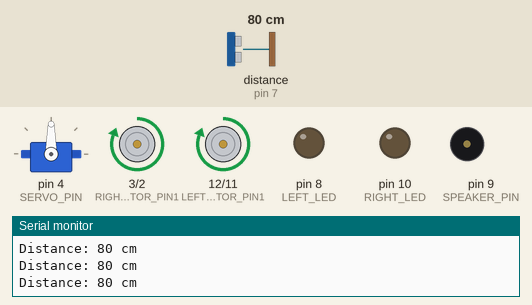
This sketch was run on a simulated Arduino Uno, built with avr-gcc and run on an emulated ATmega328P. Shown: servo, motor-driver pin pairs drawn as motors (green arrow = first pin HIGH = forward, orange = second pin HIGH = backward, longer = more drive), output pins drawn as LEDs (lit = HIGH), buzzer (waves = sounding), the last lines printed to the serial monitor. Wiring (inferred from the names in the program): ultrasonic range finder: trigger pin 6; echo pin 7. The inputs (shaded band) are chosen by the test bench; at power-on: distance to the obstacle (sensor on pin 7) 80 cm. The echo pulse lasts 58.3 µs per cm; pins used as bus, display or sensor lines are not drawn.

Above: at 1.2 s.
1.3 s: distance to the obstacle (sensor on pin 7) set to 8 cm
4.3 s: distance to the obstacle (sensor on pin 7) set to 5 cm
At 6.2 s:
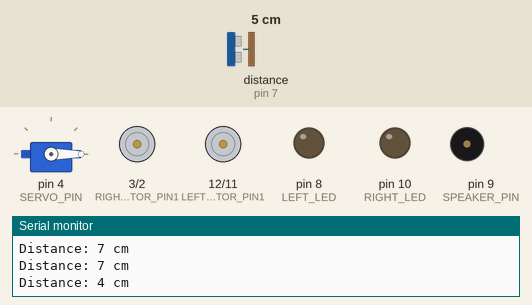
7.3 s: distance to the obstacle (sensor on pin 7) set to 9 cm
At 8.4 s:
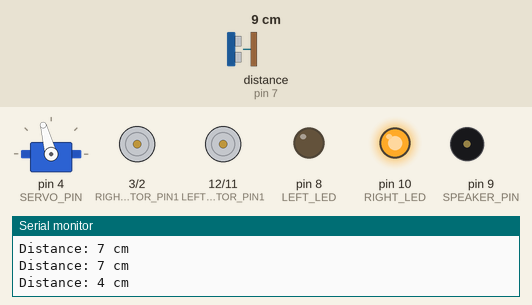
10.3 s: distance to the obstacle (sensor on pin 7) set to 2 cm
At 10.7 s:
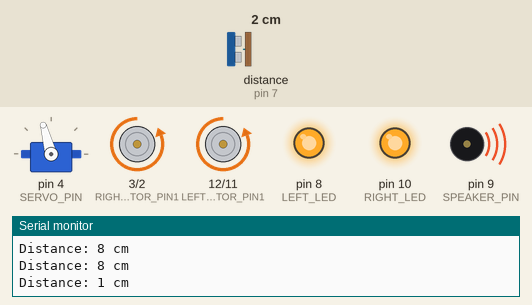
12.8 s: distance to the obstacle (sensor on pin 7) set to 35 cm
At 13.6 s:
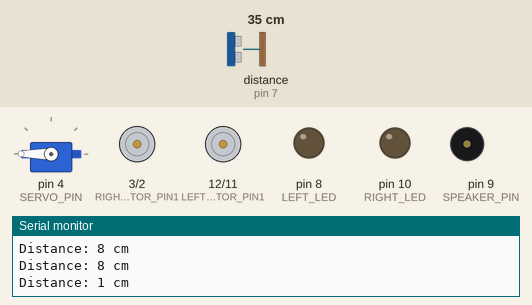
15.8 s: distance to the obstacle (sensor on pin 7) set to 4 cm
At 16.7 s:
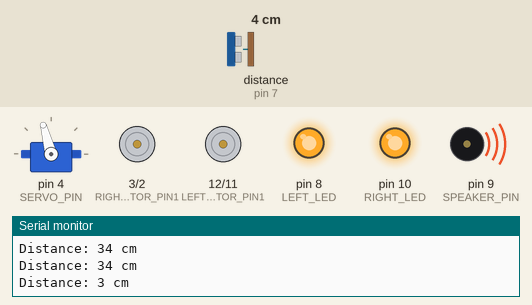
Timing chart, 0 to 27.0 s (numbered marks = the images above; inputs shaded):
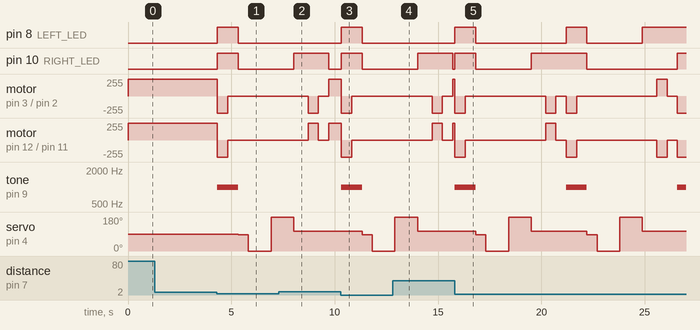

Measured:
- the behaviour switches between 7 and 6 cm on distance to the obstacle (sensor on pin 7) (found by bisection; images 0 and 1)
- after the input at 4.3 s, pin 8 (LEFT_LED), pin 10 (RIGHT_LED): LOW → HIGH at once, → LOW 1.0 s later
- after the input at 7.3 s, pin 8 (LEFT_LED): stays LOW (without the input it goes to HIGH after 2.4 s); tone on pin 9 (SPEAKER_PIN): stays silent (without the input it goes to 1000 Hz after 2.4 s)
- after the input at 10.3 s, pin 8 (LEFT_LED), pin 10 (RIGHT_LED): LOW → HIGH at once, → LOW 1.0 s later
- after the input at 12.8 s, pin 8 (LEFT_LED): stays LOW (without the input it goes to HIGH after 2.9 s); tone on pin 9 (SPEAKER_PIN): stays silent (without the input it goes to 1000 Hz after 2.9 s)
- after the input at 15.8 s, pin 8 (LEFT_LED): goes HIGH 1.0 s, LOW 4.4 s, HIGH 1.0 s, LOW 2.7 s, then HIGH, starting at once; pin 10 (RIGHT_LED): goes HIGH 1.0 s, LOW 2.7 s, HIGH 2.7 s, LOW 4.4 s, then HIGH, starting at once

The sketch:

obstacle-avoiding-car.ino
```cpp
#include <Servo.h>

#define TRIG_PIN 6
#define ECHO_PIN 7
#define SERVO_PIN 4
#define SPEAKER_PIN 9
#define LEFT_LED 8
#define RIGHT_LED 10
#define LEFT_MOTOR_PIN1 12
#define LEFT_MOTOR_PIN2 11
#define RIGHT_MOTOR_PIN1 3
#define RIGHT_MOTOR_PIN2 2

Servo servo;

void setup() {
  pinMode(TRIG_PIN, OUTPUT);
  pinMode(ECHO_PIN, INPUT);
  pinMode(SERVO_PIN, OUTPUT);
  pinMode(SPEAKER_PIN, OUTPUT);
  pinMode(LEFT_LED, OUTPUT);
  pinMode(RIGHT_LED, OUTPUT);
  pinMode(LEFT_MOTOR_PIN1, OUTPUT);
  pinMode(LEFT_MOTOR_PIN2, OUTPUT);
  pinMode(RIGHT_MOTOR_PIN1, OUTPUT);
  pinMode(RIGHT_MOTOR_PIN2, OUTPUT);

  servo.attach(SERVO_PIN);

  Serial.begin(9600);
}

void loop() {
  long duration, distance;

  // Trigger ultrasonic sensor
  digitalWrite(TRIG_PIN, LOW);
  delayMicroseconds(2);
  digitalWrite(TRIG_PIN, HIGH);
  delayMicroseconds(10);
  digitalWrite(TRIG_PIN, LOW);

  // Measure the echo duration
  duration = pulseIn(ECHO_PIN, HIGH);

  // Calculate the distance in centimeters
  distance = duration / 29 / 2;

  Serial.print("Distance: ");
  Serial.print(distance);
  Serial.println(" cm");

  if (distance <= 5) {
    // Obstacle detected, activate the siren and lights, back up slightly, and then turn the servo left and right to find the direction with more distance

    activateHonk();
    backup();
    digitalWrite(LEFT_LED, LOW);
    digitalWrite(RIGHT_LED, LOW);

    servo.write(85); // Center the servo position
    delay(500);

    int leftDistance = measureDistance(0, 90); // Measure distance turning left
    int rightDistance = measureDistance(180, 90); // Measure distance turning right

    if (leftDistance > rightDistance) {
      // Turn left
      digitalWrite(LEFT_LED, HIGH);
      turnLeft();
      digitalWrite(LEFT_LED, LOW);
    } else {
      // Turn right
      digitalWrite(RIGHT_LED, HIGH);
      turnRight();
      digitalWrite(RIGHT_LED, LOW);
    }

  } else {
    // No obstacle, drive forward
    driveForward();
  }
}

int measureDistance(int angle, int delayTime) {
  servo.write(angle);
  delay(delayTime);

  long duration, distance;

  digitalWrite(TRIG_PIN, LOW);
  delayMicroseconds(2);
  digitalWrite(TRIG_PIN, HIGH);
  delayMicroseconds(10);
  digitalWrite(TRIG_PIN, LOW);

  duration = pulseIn(ECHO_PIN, HIGH);
  distance = duration / 29 / 2;

  delay(1000);

  servo.write(105);

  return distance;
}

void driveForward() {
  digitalWrite(LEFT_MOTOR_PIN1, HIGH);
  digitalWrite(LEFT_MOTOR_PIN2, LOW);

  digitalWrite(RIGHT_MOTOR_PIN1, HIGH);
  digitalWrite(RIGHT_MOTOR_PIN2, LOW);
}

void backup() {
  digitalWrite(LEFT_MOTOR_PIN1, LOW);
  digitalWrite(LEFT_MOTOR_PIN2, HIGH);

  digitalWrite(RIGHT_MOTOR_PIN1, LOW);
  digitalWrite(RIGHT_MOTOR_PIN2, HIGH);

  delay(500);
  stopMotors();
}

void stopMotors() {
  digitalWrite(LEFT_MOTOR_PIN1, LOW);
  digitalWrite(LEFT_MOTOR_PIN2, LOW);

  digitalWrite(RIGHT_MOTOR_PIN1, LOW);
  digitalWrite(RIGHT_MOTOR_PIN2, LOW);

  delay(500);
}

void turnLeft() {
  stopMotors();
  delay(200);

  digitalWrite(LEFT_MOTOR_PIN1, LOW);
  digitalWrite(LEFT_MOTOR_PIN2, HIGH);

  digitalWrite(RIGHT_MOTOR_PIN1, HIGH);
  digitalWrite(RIGHT_MOTOR_PIN2, LOW);

  delay(500);
  stopMotors();
}

void turnRight() {
  stopMotors();
  delay(200);

  digitalWrite(LEFT_MOTOR_PIN1, HIGH);
  digitalWrite(LEFT_MOTOR_PIN2, LOW);

  digitalWrite(RIGHT_MOTOR_PIN1, LOW);
  digitalWrite(RIGHT_MOTOR_PIN2, HIGH);

  delay(500);
  stopMotors();
}

void activateHonk() {

 tone(SPEAKER_PIN, 1000, 1000);
 digitalWrite(RIGHT_LED, HIGH);
 digitalWrite(LEFT_LED, HIGH);

}
```
